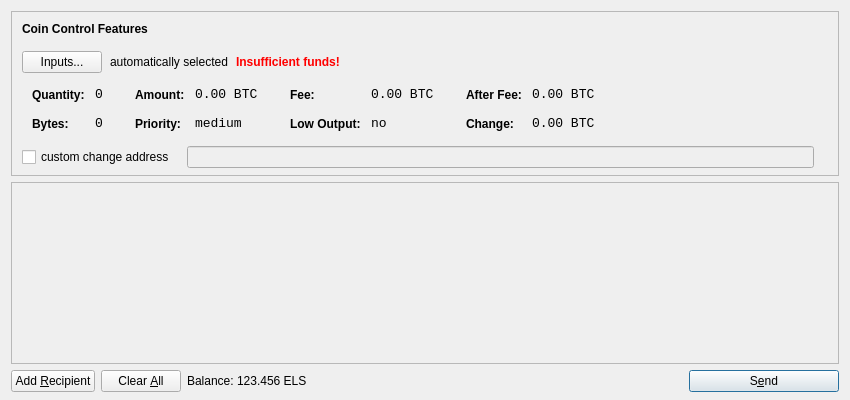
<?xml version="1.0" encoding="UTF-8"?>
<ui version="4.0">
 <class>SendCoinsDialog</class>
 <widget class="QDialog" name="SendCoinsDialog">
  <property name="geometry">
   <rect>
    <x>0</x>
    <y>0</y>
    <width>850</width>
    <height>400</height>
   </rect>
  </property>
  <property name="windowTitle">
   <string>Send Coins</string>
  </property>
  <layout class="QVBoxLayout" name="verticalLayout" stretch="0,1,0">
   <property name="bottomMargin">
    <number>8</number>
   </property>
   <item>
    <widget class="QFrame" name="frameCoinControl">
     <property name="sizePolicy">
      <sizepolicy hsizetype="Expanding" vsizetype="Expanding">
       <horstretch>0</horstretch>
       <verstretch>0</verstretch>
      </sizepolicy>
     </property>
     <property name="maximumSize">
      <size>
       <width>16777215</width>
       <height>16777215</height>
      </size>
     </property>
     <property name="frameShape">
      <enum>QFrame::StyledPanel</enum>
     </property>
     <property name="frameShadow">
      <enum>QFrame::Sunken</enum>
     </property>
     <layout class="QVBoxLayout" name="verticalLayoutCoinControl2">
      <property name="spacing">
       <number>-1</number>
      </property>
      <property name="leftMargin">
       <number>0</number>
      </property>
      <property name="topMargin">
       <number>0</number>
      </property>
      <property name="rightMargin">
       <number>0</number>
      </property>
      <property name="bottomMargin">
       <number>6</number>
      </property>
      <item>
       <layout class="QVBoxLayout" name="verticalLayoutCoinControl" stretch="0,0,0,0,1">
        <property name="spacing">
         <number>0</number>
        </property>
        <property name="leftMargin">
         <number>10</number>
        </property>
        <property name="topMargin">
         <number>10</number>
        </property>
        <item>
         <layout class="QHBoxLayout" name="horizontalLayoutCoinControl1">
          <property name="bottomMargin">
           <number>15</number>
          </property>
          <item>
           <widget class="QLabel" name="labelCoinControlFeatures">
            <property name="sizePolicy">
             <sizepolicy hsizetype="Preferred" vsizetype="Maximum">
              <horstretch>0</horstretch>
              <verstretch>0</verstretch>
             </sizepolicy>
            </property>
            <property name="font">
             <font>
              <weight>75</weight>
              <bold>true</bold>
             </font>
            </property>
            <property name="styleSheet">
             <string notr="true">font-weight:bold;</string>
            </property>
            <property name="text">
             <string>Coin Control Features</string>
            </property>
           </widget>
          </item>
         </layout>
        </item>
        <item>
         <layout class="QHBoxLayout" name="horizontalLayoutCoinControl2" stretch="0,0,0,0">
          <property name="spacing">
           <number>8</number>
          </property>
          <property name="bottomMargin">
           <number>10</number>
          </property>
          <item>
           <widget class="QPushButton" name="pushButtonCoinControl">
            <property name="styleSheet">
             <string notr="true"/>
            </property>
            <property name="text">
             <string>Inputs...</string>
            </property>
           </widget>
          </item>
          <item>
           <widget class="QLabel" name="labelCoinControlAutomaticallySelected">
            <property name="text">
             <string>automatically selected</string>
            </property>
            <property name="margin">
             <number>5</number>
            </property>
           </widget>
          </item>
          <item>
           <widget class="QLabel" name="labelCoinControlInsuffFunds">
            <property name="font">
             <font>
              <weight>75</weight>
              <bold>true</bold>
             </font>
            </property>
            <property name="styleSheet">
             <string notr="true">color:red;font-weight:bold;</string>
            </property>
            <property name="text">
             <string>Insufficient funds!</string>
            </property>
            <property name="margin">
             <number>5</number>
            </property>
           </widget>
          </item>
          <item>
           <spacer name="horizontalSpacerCoinControl">
            <property name="orientation">
             <enum>Qt::Horizontal</enum>
            </property>
            <property name="sizeHint" stdset="0">
             <size>
              <width>40</width>
              <height>1</height>
             </size>
            </property>
           </spacer>
          </item>
         </layout>
        </item>
        <item>
         <widget class="QWidget" name="widgetCoinControl" native="true">
          <property name="sizePolicy">
           <sizepolicy hsizetype="Preferred" vsizetype="Preferred">
            <horstretch>0</horstretch>
            <verstretch>0</verstretch>
           </sizepolicy>
          </property>
          <property name="minimumSize">
           <size>
            <width>0</width>
            <height>0</height>
           </size>
          </property>
          <property name="styleSheet">
           <string notr="true"/>
          </property>
          <layout class="QHBoxLayout" name="horizontalLayoutCoinControl5">
           <property name="margin">
            <number>0</number>
           </property>
           <item>
            <layout class="QHBoxLayout" name="horizontalLayoutCoinControl3" stretch="0,0,0,1">
             <property name="spacing">
              <number>20</number>
             </property>
             <property name="topMargin">
              <number>0</number>
             </property>
             <property name="bottomMargin">
              <number>10</number>
             </property>
             <item>
              <layout class="QFormLayout" name="formLayoutCoinControl1">
               <property name="horizontalSpacing">
                <number>10</number>
               </property>
               <property name="verticalSpacing">
                <number>14</number>
               </property>
               <property name="leftMargin">
                <number>10</number>
               </property>
               <property name="topMargin">
                <number>4</number>
               </property>
               <property name="rightMargin">
                <number>6</number>
               </property>
               <item row="0" column="0">
                <widget class="QLabel" name="labelCoinControlQuantityText">
                 <property name="styleSheet">
                  <string notr="true">font-weight:bold;</string>
                 </property>
                 <property name="text">
                  <string>Quantity:</string>
                 </property>
                 <property name="margin">
                  <number>0</number>
                 </property>
                </widget>
               </item>
               <item row="0" column="1">
                <widget class="QLabel" name="labelCoinControlQuantity">
                 <property name="font">
                  <font>
                   <family>Monospace</family>
                   <pointsize>10</pointsize>
                  </font>
                 </property>
                 <property name="cursor">
                  <cursorShape>IBeamCursor</cursorShape>
                 </property>
                 <property name="contextMenuPolicy">
                  <enum>Qt::ActionsContextMenu</enum>
                 </property>
                 <property name="text">
                  <string notr="true">0</string>
                 </property>
                 <property name="margin">
                  <number>0</number>
                 </property>
                 <property name="textInteractionFlags">
                  <set>Qt::LinksAccessibleByMouse|Qt::TextSelectableByKeyboard|Qt::TextSelectableByMouse</set>
                 </property>
                </widget>
               </item>
               <item row="1" column="0">
                <widget class="QLabel" name="labelCoinControlBytesText">
                 <property name="styleSheet">
                  <string notr="true">font-weight:bold;</string>
                 </property>
                 <property name="text">
                  <string>Bytes:</string>
                 </property>
                </widget>
               </item>
               <item row="1" column="1">
                <widget class="QLabel" name="labelCoinControlBytes">
                 <property name="font">
                  <font>
                   <family>Monospace</family>
                   <pointsize>10</pointsize>
                  </font>
                 </property>
                 <property name="cursor">
                  <cursorShape>IBeamCursor</cursorShape>
                 </property>
                 <property name="contextMenuPolicy">
                  <enum>Qt::ActionsContextMenu</enum>
                 </property>
                 <property name="text">
                  <string notr="true">0</string>
                 </property>
                 <property name="textInteractionFlags">
                  <set>Qt::LinksAccessibleByMouse|Qt::TextSelectableByKeyboard|Qt::TextSelectableByMouse</set>
                 </property>
                </widget>
               </item>
              </layout>
             </item>
             <item>
              <layout class="QFormLayout" name="formLayoutCoinControl2">
               <property name="horizontalSpacing">
                <number>10</number>
               </property>
               <property name="verticalSpacing">
                <number>14</number>
               </property>
               <property name="leftMargin">
                <number>6</number>
               </property>
               <property name="topMargin">
                <number>4</number>
               </property>
               <property name="rightMargin">
                <number>6</number>
               </property>
               <item row="0" column="0">
                <widget class="QLabel" name="labelCoinControlAmountText">
                 <property name="styleSheet">
                  <string notr="true">font-weight:bold;</string>
                 </property>
                 <property name="text">
                  <string>Amount:</string>
                 </property>
                 <property name="margin">
                  <number>0</number>
                 </property>
                </widget>
               </item>
               <item row="0" column="1">
                <widget class="QLabel" name="labelCoinControlAmount">
                 <property name="font">
                  <font>
                   <family>Monospace</family>
                   <pointsize>10</pointsize>
                  </font>
                 </property>
                 <property name="cursor">
                  <cursorShape>IBeamCursor</cursorShape>
                 </property>
                 <property name="contextMenuPolicy">
                  <enum>Qt::ActionsContextMenu</enum>
                 </property>
                 <property name="text">
                  <string notr="true">0.00 BTC</string>
                 </property>
                 <property name="textInteractionFlags">
                  <set>Qt::LinksAccessibleByMouse|Qt::TextSelectableByKeyboard|Qt::TextSelectableByMouse</set>
                 </property>
                </widget>
               </item>
               <item row="1" column="0">
                <widget class="QLabel" name="labelCoinControlPriorityText">
                 <property name="styleSheet">
                  <string notr="true">font-weight:bold;</string>
                 </property>
                 <property name="text">
                  <string>Priority:</string>
                 </property>
                </widget>
               </item>
               <item row="1" column="1">
                <widget class="QLabel" name="labelCoinControlPriority">
                 <property name="font">
                  <font>
                   <family>Monospace</family>
                   <pointsize>10</pointsize>
                  </font>
                 </property>
                 <property name="cursor">
                  <cursorShape>IBeamCursor</cursorShape>
                 </property>
                 <property name="contextMenuPolicy">
                  <enum>Qt::ActionsContextMenu</enum>
                 </property>
                 <property name="text">
                  <string>medium</string>
                 </property>
                 <property name="textInteractionFlags">
                  <set>Qt::LinksAccessibleByMouse|Qt::TextSelectableByKeyboard|Qt::TextSelectableByMouse</set>
                 </property>
                </widget>
               </item>
              </layout>
             </item>
             <item>
              <layout class="QFormLayout" name="formLayoutCoinControl3">
               <property name="horizontalSpacing">
                <number>10</number>
               </property>
               <property name="verticalSpacing">
                <number>14</number>
               </property>
               <property name="leftMargin">
                <number>6</number>
               </property>
               <property name="topMargin">
                <number>4</number>
               </property>
               <property name="rightMargin">
                <number>6</number>
               </property>
               <item row="0" column="0">
                <widget class="QLabel" name="labelCoinControlFeeText">
                 <property name="styleSheet">
                  <string notr="true">font-weight:bold;</string>
                 </property>
                 <property name="text">
                  <string>Fee:</string>
                 </property>
                 <property name="margin">
                  <number>0</number>
                 </property>
                </widget>
               </item>
               <item row="0" column="1">
                <widget class="QLabel" name="labelCoinControlFee">
                 <property name="font">
                  <font>
                   <family>Monospace</family>
                   <pointsize>10</pointsize>
                  </font>
                 </property>
                 <property name="cursor">
                  <cursorShape>IBeamCursor</cursorShape>
                 </property>
                 <property name="contextMenuPolicy">
                  <enum>Qt::ActionsContextMenu</enum>
                 </property>
                 <property name="text">
                  <string notr="true">0.00 BTC</string>
                 </property>
                 <property name="textInteractionFlags">
                  <set>Qt::LinksAccessibleByMouse|Qt::TextSelectableByKeyboard|Qt::TextSelectableByMouse</set>
                 </property>
                </widget>
               </item>
               <item row="1" column="0">
                <widget class="QLabel" name="labelCoinControlLowOutputText">
                 <property name="styleSheet">
                  <string notr="true">font-weight:bold;</string>
                 </property>
                 <property name="text">
                  <string>Low Output:</string>
                 </property>
                </widget>
               </item>
               <item row="1" column="1">
                <widget class="QLabel" name="labelCoinControlLowOutput">
                 <property name="font">
                  <font>
                   <family>Monospace</family>
                   <pointsize>10</pointsize>
                  </font>
                 </property>
                 <property name="cursor">
                  <cursorShape>IBeamCursor</cursorShape>
                 </property>
                 <property name="contextMenuPolicy">
                  <enum>Qt::ActionsContextMenu</enum>
                 </property>
                 <property name="text">
                  <string>no</string>
                 </property>
                 <property name="textInteractionFlags">
                  <set>Qt::LinksAccessibleByMouse|Qt::TextSelectableByKeyboard|Qt::TextSelectableByMouse</set>
                 </property>
                </widget>
               </item>
              </layout>
             </item>
             <item>
              <layout class="QFormLayout" name="formLayoutCoinControl4">
               <property name="horizontalSpacing">
                <number>10</number>
               </property>
               <property name="verticalSpacing">
                <number>14</number>
               </property>
               <property name="leftMargin">
                <number>6</number>
               </property>
               <property name="topMargin">
                <number>4</number>
               </property>
               <property name="rightMargin">
                <number>6</number>
               </property>
               <item row="0" column="0">
                <widget class="QLabel" name="labelCoinControlAfterFeeText">
                 <property name="styleSheet">
                  <string notr="true">font-weight:bold;</string>
                 </property>
                 <property name="text">
                  <string>After Fee:</string>
                 </property>
                 <property name="margin">
                  <number>0</number>
                 </property>
                </widget>
               </item>
               <item row="0" column="1">
                <widget class="QLabel" name="labelCoinControlAfterFee">
                 <property name="font">
                  <font>
                   <family>Monospace</family>
                   <pointsize>10</pointsize>
                  </font>
                 </property>
                 <property name="cursor">
                  <cursorShape>IBeamCursor</cursorShape>
                 </property>
                 <property name="contextMenuPolicy">
                  <enum>Qt::ActionsContextMenu</enum>
                 </property>
                 <property name="text">
                  <string notr="true">0.00 BTC</string>
                 </property>
                 <property name="textInteractionFlags">
                  <set>Qt::LinksAccessibleByMouse|Qt::TextSelectableByKeyboard|Qt::TextSelectableByMouse</set>
                 </property>
                </widget>
               </item>
               <item row="1" column="0">
                <widget class="QLabel" name="labelCoinControlChangeText">
                 <property name="styleSheet">
                  <string notr="true">font-weight:bold;</string>
                 </property>
                 <property name="text">
                  <string>Change:</string>
                 </property>
                </widget>
               </item>
               <item row="1" column="1">
                <widget class="QLabel" name="labelCoinControlChange">
                 <property name="font">
                  <font>
                   <family>Monospace</family>
                   <pointsize>10</pointsize>
                  </font>
                 </property>
                 <property name="cursor">
                  <cursorShape>IBeamCursor</cursorShape>
                 </property>
                 <property name="contextMenuPolicy">
                  <enum>Qt::ActionsContextMenu</enum>
                 </property>
                 <property name="text">
                  <string notr="true">0.00 BTC</string>
                 </property>
                 <property name="textInteractionFlags">
                  <set>Qt::LinksAccessibleByMouse|Qt::TextSelectableByKeyboard|Qt::TextSelectableByMouse</set>
                 </property>
                </widget>
               </item>
              </layout>
             </item>
            </layout>
           </item>
          </layout>
         </widget>
        </item>
        <item>
         <layout class="QHBoxLayout" name="horizontalLayoutCoinControl4" stretch="0,0,0">
          <property name="spacing">
           <number>12</number>
          </property>
          <property name="sizeConstraint">
           <enum>QLayout::SetDefaultConstraint</enum>
          </property>
          <property name="topMargin">
           <number>5</number>
          </property>
          <property name="rightMargin">
           <number>5</number>
          </property>
          <item>
           <widget class="QCheckBox" name="checkBoxCoinControlChange">
            <property name="text">
             <string>custom change address</string>
            </property>
           </widget>
          </item>
          <item>
           <widget class="QLineEdit" name="lineEditCoinControlChange">
            <property name="enabled">
             <bool>false</bool>
            </property>
            <property name="sizePolicy">
             <sizepolicy hsizetype="Expanding" vsizetype="Fixed">
              <horstretch>0</horstretch>
              <verstretch>0</verstretch>
             </sizepolicy>
            </property>
           </widget>
          </item>
          <item>
           <widget class="QLabel" name="labelCoinControlChangeLabel">
            <property name="sizePolicy">
             <sizepolicy hsizetype="Preferred" vsizetype="Expanding">
              <horstretch>0</horstretch>
              <verstretch>0</verstretch>
             </sizepolicy>
            </property>
            <property name="minimumSize">
             <size>
              <width>0</width>
              <height>0</height>
             </size>
            </property>
            <property name="text">
             <string/>
            </property>
            <property name="margin">
             <number>3</number>
            </property>
           </widget>
          </item>
         </layout>
        </item>
        <item>
         <spacer name="verticalSpacerCoinControl">
          <property name="orientation">
           <enum>Qt::Vertical</enum>
          </property>
          <property name="sizeHint" stdset="0">
           <size>
            <width>800</width>
            <height>1</height>
           </size>
          </property>
         </spacer>
        </item>
       </layout>
      </item>
     </layout>
    </widget>
   </item>
   <item>
    <widget class="QScrollArea" name="scrollArea">
     <property name="widgetResizable">
      <bool>true</bool>
     </property>
     <widget class="QWidget" name="scrollAreaWidgetContents">
      <property name="geometry">
       <rect>
        <x>0</x>
        <y>0</y>
        <width>830</width>
        <height>165</height>
       </rect>
      </property>
      <layout class="QVBoxLayout" name="verticalLayout_2">
       <property name="margin">
        <number>0</number>
       </property>
       <item>
        <layout class="QVBoxLayout" name="entries">
         <property name="spacing">
          <number>6</number>
         </property>
        </layout>
       </item>
       <item>
        <spacer name="verticalSpacer">
         <property name="orientation">
          <enum>Qt::Vertical</enum>
         </property>
         <property name="sizeHint" stdset="0">
          <size>
           <width>20</width>
           <height>40</height>
          </size>
         </property>
        </spacer>
       </item>
      </layout>
     </widget>
    </widget>
   </item>
   <item>
    <layout class="QHBoxLayout" name="horizontalLayout">
     <item>
      <widget class="QPushButton" name="addButton">
       <property name="toolTip">
        <string>Send to multiple recipients at once</string>
       </property>
       <property name="text">
        <string>Add &amp;Recipient</string>
       </property>
       <property name="icon">
        <iconset resource="../bitcoin.qrc">
         <normaloff>:/icons/add</normaloff>:/icons/add</iconset>
       </property>
       <property name="autoDefault">
        <bool>false</bool>
       </property>
      </widget>
     </item>
     <item>
      <widget class="QPushButton" name="clearButton">
       <property name="sizePolicy">
        <sizepolicy hsizetype="Minimum" vsizetype="Fixed">
         <horstretch>0</horstretch>
         <verstretch>0</verstretch>
        </sizepolicy>
       </property>
       <property name="toolTip">
        <string>Remove all transaction fields</string>
       </property>
       <property name="text">
        <string>Clear &amp;All</string>
       </property>
       <property name="icon">
        <iconset resource="../bitcoin.qrc">
         <normaloff>:/icons/remove</normaloff>:/icons/remove</iconset>
       </property>
       <property name="autoRepeatDelay">
        <number>300</number>
       </property>
       <property name="autoDefault">
        <bool>false</bool>
       </property>
      </widget>
     </item>
     <item>
      <layout class="QHBoxLayout" name="horizontalLayout_2">
       <property name="spacing">
        <number>3</number>
       </property>
       <item>
        <widget class="QLabel" name="label">
         <property name="text">
          <string>Balance:</string>
         </property>
        </widget>
       </item>
       <item>
        <widget class="QLabel" name="labelBalance">
         <property name="cursor">
          <cursorShape>IBeamCursor</cursorShape>
         </property>
         <property name="text">
          <string>123.456 ELS</string>
         </property>
         <property name="textInteractionFlags">
          <set>Qt::LinksAccessibleByMouse|Qt::TextSelectableByKeyboard|Qt::TextSelectableByMouse</set>
         </property>
        </widget>
       </item>
      </layout>
     </item>
     <item>
      <spacer name="horizontalSpacer">
       <property name="orientation">
        <enum>Qt::Horizontal</enum>
       </property>
       <property name="sizeHint" stdset="0">
        <size>
         <width>40</width>
         <height>20</height>
        </size>
       </property>
      </spacer>
     </item>
     <item>
      <widget class="QPushButton" name="sendButton">
       <property name="minimumSize">
        <size>
         <width>150</width>
         <height>0</height>
        </size>
       </property>
       <property name="toolTip">
        <string>Confirm the send action</string>
       </property>
       <property name="text">
        <string>S&amp;end</string>
       </property>
       <property name="icon">
        <iconset resource="../bitcoin.qrc">
         <normaloff>:/icons/send</normaloff>:/icons/send</iconset>
       </property>
       <property name="default">
        <bool>true</bool>
       </property>
      </widget>
     </item>
    </layout>
   </item>
  </layout>
 </widget>
 <resources>
  <include location="../bitcoin.qrc"/>
 </resources>
 <connections/>
</ui>
